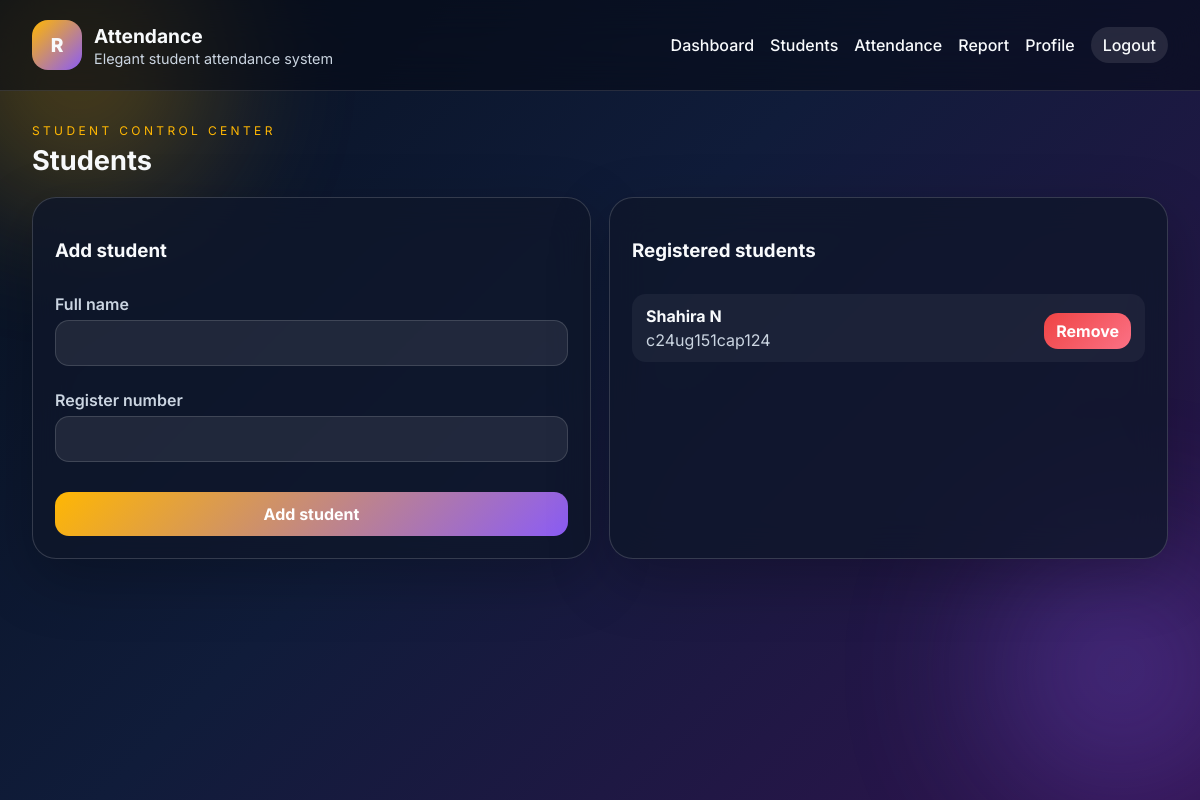
The page /students (signed in) on the database as committed earlier.
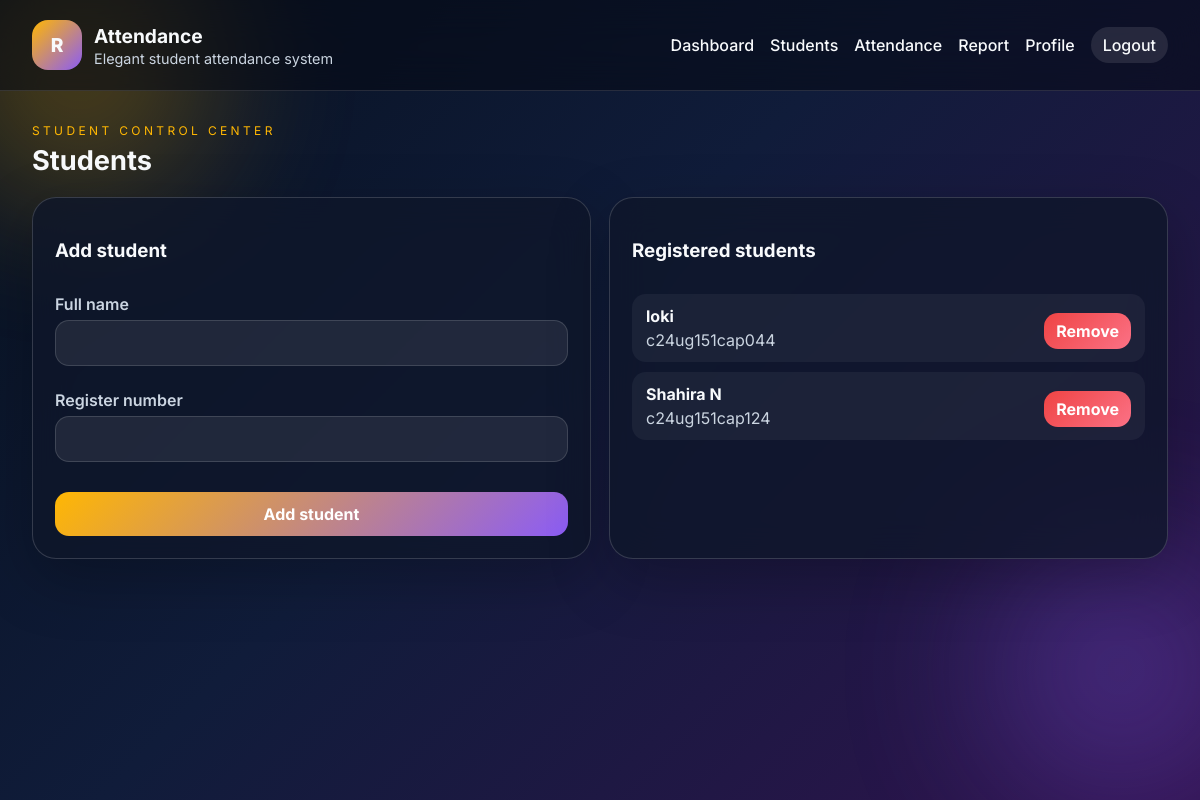
The same page on the database as committed later.
### tables this page shows
CREATE TABLE students (
            id INTEGER PRIMARY KEY AUTOINCREMENT,
            full_name TEXT NOT NULL,
            register_number TEXT NOT NULL UNIQUE,
            created_at TEXT NOT NULL DEFAULT CURRENT_TIMESTAMP
        );

### app.py (the view, shortened to what this page needs)
@app.route('/students', methods=['GET', 'POST'])
@login_required
def students():
    student_list = get_all_students()
    return render_template('students.html', students=student_list)

### auth.py (called while the page is built)
def login_required(view):
    @wraps(view)
    def wrapped(*args, **kwargs):
        if not session.get('user_id'):
            flash('Please log in to continue.', 'warning')
            return redirect(url_for('login'))
        return view(*args, **kwargs)
    return wrapped

### models.py (called while the page is built)
def get_db_connection():
    conn = sqlite3.connect(Config.DATABASE_PATH)
    conn.row_factory = sqlite3.Row
    return conn

### student.py (called while the page is built)
def get_all_students():
    conn = get_db_connection()
    rows = conn.execute(
        'SELECT * FROM students ORDER BY created_at DESC'
    ).fetchall()
    conn.close()
    return [dict(row) for row in rows]

### templates/students.html (shortened to what this page needs)
{% extends 'base.html' %}
{% block content %}
<div class="page-head">
    <div>
        <p class="eyebrow">Student control center</p>
        <h2>Students</h2>
    </div>
</div>
<div class="grid-two">
    {% if session.get('username') == 'admin' %}
    <section class="panel">
        <div class="panel-head">
            <h3>Add student</h3>
        </div>
        <form method="post" class="form-stack">
            <label>Full name
                <input type="text" name="full_name" required>
            </label>
            <label>Register number
                <input type="text" name="register_number" required>
            </label>
            <button type="submit">Add student</button>
        </form>
    </section>
    {% endif %}
    <section class="panel">
        <div class="panel-head">
            <h3>Registered students</h3>
        </div>
        {% if session.get('username') == 'admin' %}
        <div class="student-list">
            {% for student in students %}
            <div class="student-card">
                <div>
                    <strong>{{ student.full_name }}</strong>
                    <p>{{ student.register_number }}</p>
                </div>
                <form method="post">
                    <button type="submit" class="danger-btn">Remove</button>
                </form>
            </div>
            {% else %}
            <p>No students added yet.</p>
            {% endfor %}
        </div>
        {% else %}
        <p>Only the admin account can add or remove students.</p>
        {% endif %}
    </section>
</div>
{% endblock %}

Rows that differ between the two databases and show on the page:
added students: full_name "loki", register_number "c24ug151cap044"
